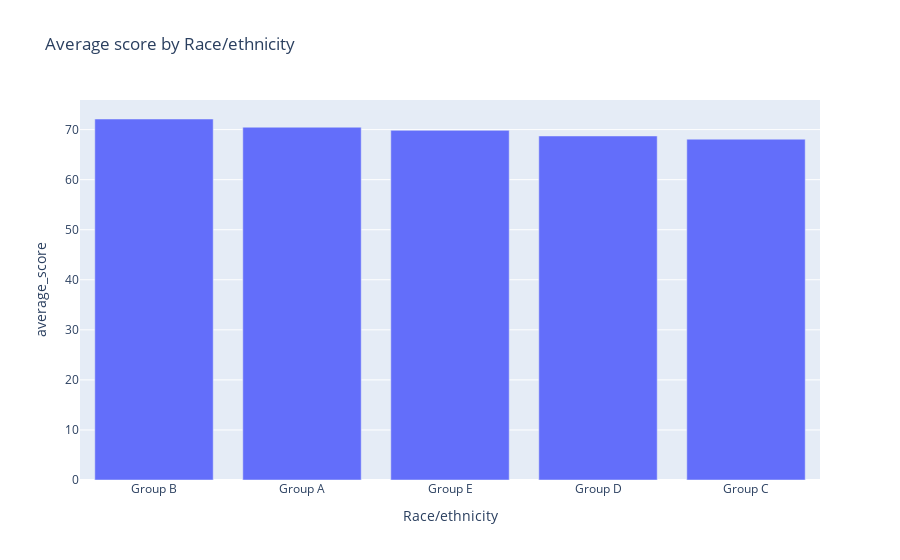

The code cell stored with this chart in its notebook:
### Code cell
Fig = px.bar(
    race,
    x='Race/ethnicity',
    y='average_score',
    title='Average score by Race/ethnicity'
)
Fig.show()

### Figure 1 — Plotly figure (JSON) as saved in the notebook; plotly's stock layout.template omitted (floating-point values rounded to 4 significant figures)
{"data": [{"alignmentgroup": "True", "hovertemplate": "Race/ethnicity=%{x}<br>average_score=%{y}<extra></extra>", "legendgroup": "", "marker": {"color": "#636efa", "pattern": {"shape": ""}}, "name": "", "offsetgroup": "", "orientation": "v", "showlegend": false, "textposition": "auto", "type": "bar", "x": ["Group B", "Group A", "Group E", "Group D", "Group C"], "xaxis": "x", "y": [72.12, 70.48, 69.85, 68.73, 68.09], "yaxis": "y"}], "layout": {"barmode": "relative", "legend": {"tracegroupgap": 0}, "title": {"text": "Average score by Race/ethnicity"}, "xaxis": {"anchor": "y", "domain": [0, 1], "title": {"text": "Race/ethnicity"}}, "yaxis": {"anchor": "x", "domain": [0, 1], "title": {"text": "average_score"}}}}
